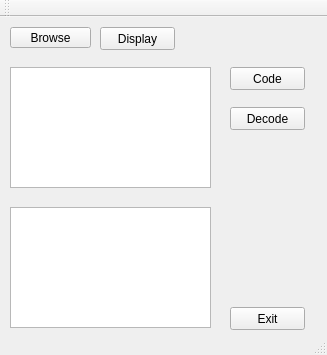
<?xml version="1.0" encoding="UTF-8"?>
<ui version="4.0">
 <class>MainWindow</class>
 <widget class="QMainWindow" name="MainWindow">
  <property name="geometry">
   <rect>
    <x>0</x>
    <y>0</y>
    <width>327</width>
    <height>355</height>
   </rect>
  </property>
  <property name="minimumSize">
   <size>
    <width>300</width>
    <height>300</height>
   </size>
  </property>
  <property name="windowTitle">
   <string>Vineger</string>
  </property>
  <widget class="QWidget" name="centralWidget">
   <widget class="QPushButton" name="browse_butt">
    <property name="geometry">
     <rect>
      <x>10</x>
      <y>10</y>
      <width>81</width>
      <height>21</height>
     </rect>
    </property>
    <property name="text">
     <string>Browse</string>
    </property>
   </widget>
   <widget class="QPushButton" name="code_butt">
    <property name="geometry">
     <rect>
      <x>230</x>
      <y>50</y>
      <width>75</width>
      <height>23</height>
     </rect>
    </property>
    <property name="text">
     <string>Code</string>
    </property>
   </widget>
   <widget class="QPushButton" name="decode_butt">
    <property name="geometry">
     <rect>
      <x>230</x>
      <y>90</y>
      <width>75</width>
      <height>23</height>
     </rect>
    </property>
    <property name="text">
     <string>Decode</string>
    </property>
   </widget>
   <widget class="QPushButton" name="exit_butt">
    <property name="geometry">
     <rect>
      <x>230</x>
      <y>290</y>
      <width>75</width>
      <height>23</height>
     </rect>
    </property>
    <property name="text">
     <string>Exit</string>
    </property>
   </widget>
   <widget class="QTextBrowser" name="textBrowser_input">
    <property name="geometry">
     <rect>
      <x>10</x>
      <y>50</y>
      <width>201</width>
      <height>121</height>
     </rect>
    </property>
   </widget>
   <widget class="QTextBrowser" name="textBrowser_output">
    <property name="geometry">
     <rect>
      <x>10</x>
      <y>190</y>
      <width>201</width>
      <height>121</height>
     </rect>
    </property>
   </widget>
   <widget class="QPushButton" name="display_butt">
    <property name="geometry">
     <rect>
      <x>100</x>
      <y>10</y>
      <width>75</width>
      <height>23</height>
     </rect>
    </property>
    <property name="text">
     <string>Display</string>
    </property>
   </widget>
  </widget>
  <widget class="QToolBar" name="mainToolBar">
   <attribute name="toolBarArea">
    <enum>TopToolBarArea</enum>
   </attribute>
   <attribute name="toolBarBreak">
    <bool>false</bool>
   </attribute>
  </widget>
  <widget class="QStatusBar" name="statusBar"/>
 </widget>
 <layoutdefault spacing="6" margin="11"/>
 <resources/>
 <connections/>
</ui>
